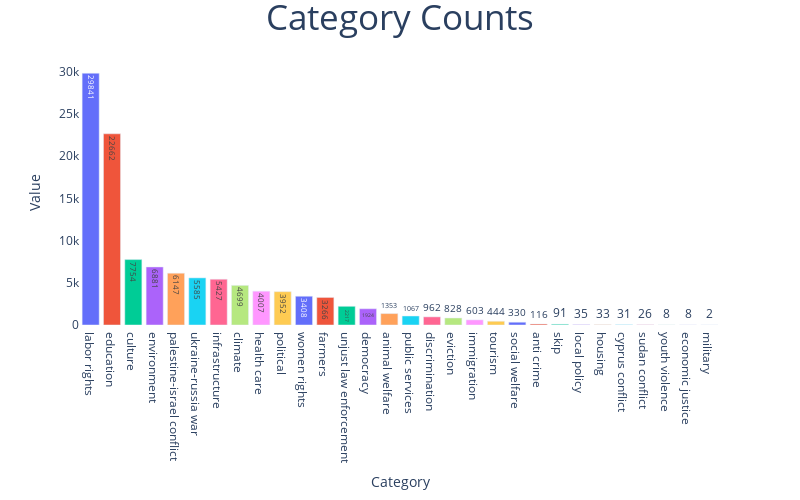

The notebook cell saved with this chart:
### Code cell
fig = px.bar(x=dataset["class"].value_counts().index,y=dataset["class"].value_counts(),color=dataset["class"].value_counts().index,text=dataset["class"].value_counts())
fig.update_traces(hovertemplate="Category:'%{x}' Counted: %{y}")
fig.update_layout(title={"text":"Category Counts","x":0.5,"font":{"size":35}},xaxis={"title":"Category","showgrid":False},yaxis={"title":"Value","showgrid":False},plot_bgcolor="white",width=800,height=500,showlegend=False)
iplot(fig)

### Figure 1 — Plotly figure (JSON) as saved in the notebook; plotly's stock layout.template omitted (floating-point values rounded to 4 significant figures)
{"data": [{"hovertemplate": "Category:'%{x}' Counted: %{y}", "legendgroup": "labor rights", "marker": {"color": "#636efa", "pattern": {"shape": ""}}, "name": "labor rights", "orientation": "v", "showlegend": true, "text": [29840.0], "textposition": "auto", "type": "bar", "x": ["labor rights"], "xaxis": "x", "y": [29841], "yaxis": "y"}, {"hovertemplate": "Category:'%{x}' Counted: %{y}", "legendgroup": "education", "marker": {"color": "#EF553B", "pattern": {"shape": ""}}, "name": "education", "orientation": "v", "showlegend": true, "text": [22660.0], "textposition": "auto", "type": "bar", "x": ["education"], "xaxis": "x", "y": [22662], "yaxis": "y"}, {"hovertemplate": "Category:'%{x}' Counted: %{y}", "legendgroup": "culture", "marker": {"color": "#00cc96", "pattern": {"shape": ""}}, "name": "culture", "orientation": "v", "showlegend": true, "text": [7754.0], "textposition": "auto", "type": "bar", "x": ["culture"], "xaxis": "x", "y": [7754], "yaxis": "y"}, {"hovertemplate": "Category:'%{x}' Counted: %{y}", "legendgroup": "environment", "marker": {"color": "#ab63fa", "pattern": {"shape": ""}}, "name": "environment", "orientation": "v", "showlegend": true, "text": [6881.0], "textposition": "auto", "type": "bar", "x": ["environment"], "xaxis": "x", "y": [6881], "yaxis": "y"}, {"hovertemplate": "Category:'%{x}' Counted: %{y}", "legendgroup": "palestine-israel conflict", "marker": {"color": "#FFA15A", "pattern": {"shape": ""}}, "name": "palestine-israel conflict", "orientation": "v", "showlegend": true, "text": [6147.0], "textposition": "auto", "type": "bar", "x": ["palestine-israel conflict"], "xaxis": "x", "y": [6147], "yaxis": "y"}, {"hovertemplate": "Category:'%{x}' Counted: %{y}", "legendgroup": "ukraine-russia war", "marker": {"color": "#19d3f3", "pattern": {"shape": ""}}, "name": "ukraine-russia war", "orientation": "v", "showlegend": true, "text": [5585.0], "textposition": "auto", "type": "bar", "x": ["ukraine-russia war"], "xaxis": "x", "y": [5585], "yaxis": "y"}, {"hovertemplate": "Category:'%{x}' Counted: %{y}", "legendgroup": "infrastructure", "marker": {"color": "#FF6692", "pattern": {"shape": ""}}, "name": "infrastructure", "orientation": "v", "showlegend": true, "text": [5427.0], "textposition": "auto", "type": "bar", "x": ["infrastructure"], "xaxis": "x", "y": [5427], "yaxis": "y"}, {"hovertemplate": "Category:'%{x}' Counted: %{y}", "legendgroup": "climate", "marker": {"color": "#B6E880", "pattern": {"shape": ""}}, "name": "climate", "orientation": "v", "showlegend": true, "text": [4699.0], "textposition": "auto", "type": "bar", "x": ["climate"], "xaxis": "x", "y": [4699], "yaxis": "y"}, {"hovertemplate": "Category:'%{x}' Counted: %{y}", "legendgroup": "health care", "marker": {"color": "#FF97FF", "pattern": {"shape": ""}}, "name": "health care", "orientation": "v", "showlegend": true, "text": [4007.0], "textposition": "auto", "type": "bar", "x": ["health care"], "xaxis": "x", "y": [4007], "yaxis": "y"}, {"hovertemplate": "Category:'%{x}' Counted: %{y}", "legendgroup": "political", "marker": {"color": "#FECB52", "pattern": {"shape": ""}}, "name": "political", "orientation": "v", "showlegend": true, "text": [3952.0], "textposition": "auto", "type": "bar", "x": ["political"], "xaxis": "x", "y": [3952], "yaxis": "y"}, {"hovertemplate": "Category:'%{x}' Counted: %{y}", "legendgroup": "women rights", "marker": {"color": "#636efa", "pattern": {"shape": ""}}, "name": "women rights", "orientation": "v", "showlegend": true, "text": [3408.0], "textposition": "auto", "type": "bar", "x": ["women rights"], "xaxis": "x", "y": [3408], "yaxis": "y"}, {"hovertemplate": "Category:'%{x}' Counted: %{y}", "legendgroup": "farmers", "marker": {"color": "#EF553B", "pattern": {"shape": ""}}, "name": "farmers", "orientation": "v", "showlegend": true, "text": [3266.0], "textposition": "auto", "type": "bar", "x": ["farmers"], "xaxis": "x", "y": [3266], "yaxis": "y"}, {"hovertemplate": "Category:'%{x}' Counted: %{y}", "legendgroup": "unjust law enforcement", "marker": {"color": "#00cc96", "pattern": {"shape": ""}}, "name": "unjust law enforcement", "orientation": "v", "showlegend": true, "text": [2217.0], "textposition": "auto", "type": "bar", "x": ["unjust law enforcement"], "xaxis": "x", "y": [2217], "yaxis": "y"}, {"hovertemplate": "Category:'%{x}' Counted: %{y}", "legendgroup": "democracy", "marker": {"color": "#ab63fa", "pattern": {"shape": ""}}, "name": "democracy", "orientation": "v", "showlegend": true, "text": [1924.0], "textposition": "auto", "type": "bar", "x": ["democracy"], "xaxis": "x", "y": [1924], "yaxis": "y"}, {"hovertemplate": "Category:'%{x}' Counted: %{y}", "legendgroup": "animal welfare", "marker": {"color": "#FFA15A", "pattern": {"shape": ""}}, "name": "animal welfare", "orientation": "v", "showlegend": true, "text": [1353.0], "textposition": "auto", "type": "bar", "x": ["animal welfare"], "xaxis": "x", "y": [1353], "yaxis": "y"}, {"hovertemplate": "Category:'%{x}' Counted: %{y}", "legendgroup": "public services", "marker": {"color": "#19d3f3", "pattern": {"shape": ""}}, "name": "public services", "orientation": "v", "showlegend": true, "text": [1067.0], "textposition": "auto", "type": "bar", "x": ["public services"], "xaxis": "x", "y": [1067], "yaxis": "y"}, {"hovertemplate": "Category:'%{x}' Counted: %{y}", "legendgroup": "discrimination", "marker": {"color": "#FF6692", "pattern": {"shape": ""}}, "name": "discrimination", "orientation": "v", "showlegend": true, "text": [962.0], "textposition": "auto", "type": "bar", "x": ["discrimination"], "xaxis": "x", "y": [962], "yaxis": "y"}, {"hovertemplate": "Category:'%{x}' Counted: %{y}", "legendgroup": "eviction", "marker": {"color": "#B6E880", "pattern": {"shape": ""}}, "name": "eviction", "orientation": "v", "showlegend": true, "text": [828.0], "textposition": "auto", "type": "bar", "x": ["eviction"], "xaxis": "x", "y": [828], "yaxis": "y"}, {"hovertemplate": "Category:'%{x}' Counted: %{y}", "legendgroup": "immigration", "marker": {"color": "#FF97FF", "pattern": {"shape": ""}}, "name": "immigration", "orientation": "v", "showlegend": true, "text": [603.0], "textposition": "auto", "type": "bar", "x": ["immigration"], "xaxis": "x", "y": [603], "yaxis": "y"}, {"hovertemplate": "Category:'%{x}' Counted: %{y}", "legendgroup": "tourism", "marker": {"color": "#FECB52", "pattern": {"shape": ""}}, "name": "tourism", "orientation": "v", "showlegend": true, "text": [444.0], "textposition": "auto", "type": "bar", "x": ["tourism"], "xaxis": "x", "y": [444], "yaxis": "y"}, {"hovertemplate": "Category:'%{x}' Counted: %{y}", "legendgroup": "social welfare", "marker": {"color": "#636efa", "pattern": {"shape": ""}}, "name": "social welfare", "orientation": "v", "showlegend": true, "text": [330.0], "textposition": "auto", "type": "bar", "x": ["social welfare"], "xaxis": "x", "y": [330], "yaxis": "y"}, {"hovertemplate": "Category:'%{x}' Counted: %{y}", "legendgroup": "anti crime", "marker": {"color": "#EF553B", "pattern": {"shape": ""}}, "name": "anti crime", "orientation": "v", "showlegend": true, "text": [116.0], "textposition": "auto", "type": "bar", "x": ["anti crime"], "xaxis": "x", "y": [116], "yaxis": "y"}, {"hovertemplate": "Category:'%{x}' Counted: %{y}", "legendgroup": "skip", "marker": {"color": "#00cc96", "pattern": {"shape": ""}}, "name": "skip", "orientation": "v", "showlegend": true, "text": [91.0], "textposition": "auto", "type": "bar", "x": ["skip"], "xaxis": "x", "y": [91], "yaxis": "y"}, {"hovertemplate": "Category:'%{x}' Counted: %{y}", "legendgroup": "local policy", "marker": {"color": "#ab63fa", "pattern": {"shape": ""}}, "name": "local policy", "orientation": "v", "showlegend": true, "text": [35.0], "textposition": "auto", "type": "bar", "x": ["local policy"], "xaxis": "x", "y": [35], "yaxis": "y"}, {"hovertemplate": "Category:'%{x}' Counted: %{y}", "legendgroup": "housing", "marker": {"color": "#FFA15A", "pattern": {"shape": ""}}, "name": "housing", "orientation": "v", "showlegend": true, "text": [33.0], "textposition": "auto", "type": "bar", "x": ["housing"], "xaxis": "x", "y": [33], "yaxis": "y"}, {"hovertemplate": "Category:'%{x}' Counted: %{y}", "legendgroup": "cyprus conflict", "marker": {"color": "#19d3f3", "pattern": {"shape": ""}}, "name": "cyprus conflict", "orientation": "v", "showlegend": true, "text": [31.0], "textposition": "auto", "type": "bar", "x": ["cyprus conflict"], "xaxis": "x", "y": [31], "yaxis": "y"}, {"hovertemplate": "Category:'%{x}' Counted: %{y}", "legendgroup": "sudan conflict", "marker": {"color": "#FF6692", "pattern": {"shape": ""}}, "name": "sudan conflict", "orientation": "v", "showlegend": true, "text": [26.0], "textposition": "auto", "type": "bar", "x": ["sudan conflict"], "xaxis": "x", "y": [26], "yaxis": "y"}, {"hovertemplate": "Category:'%{x}' Counted: %{y}", "legendgroup": "youth violence", "marker": {"color": "#B6E880", "pattern": {"shape": ""}}, "name": "youth violence", "orientation": "v", "showlegend": true, "text": [8.0], "textposition": "auto", "type": "bar", "x": ["youth violence"], "xaxis": "x", "y": [8], "yaxis": "y"}, {"hovertemplate": "Category:'%{x}' Counted: %{y}", "legendgroup": "economic justice", "marker": {"color": "#FF97FF", "pattern": {"shape": ""}}, "name": "economic justice", "orientation": "v", "showlegend": true, "text": [8.0], "textposition": "auto", "type": "bar", "x": ["economic justice"], "xaxis": "x", "y": [8], "yaxis": "y"}, {"hovertemplate": "Category:'%{x}' Counted: %{y}", "legendgroup": "military", "marker": {"color": "#FECB52", "pattern": {"shape": ""}}, "name": "military", "orientation": "v", "showlegend": true, "text": [2.0], "textposition": "auto", "type": "bar", "x": ["military"], "xaxis": "x", "y": [2], "yaxis": "y"}], "layout": {"barmode": "relative", "height": 500, "legend": {"title": {"text": "color"}, "tracegroupgap": 0}, "margin": {"t": 60}, "plot_bgcolor": "white", "showlegend": false, "title": {"font": {"size": 35}, "text": "Category Counts", "x": 0.5}, "width": 800, "xaxis": {"anchor": "y", "domain": [0, 1], "showgrid": false, "title": {"text": "Category"}}, "yaxis": {"anchor": "x", "domain": [0, 1], "showgrid": false, "title": {"text": "Value"}}}}
